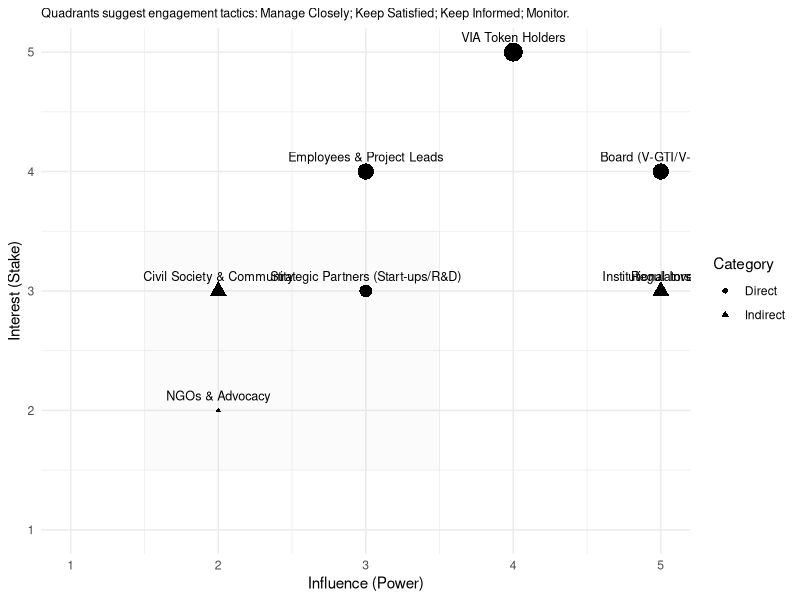

Source code (R):
## ---- chunk 1
#| label: stakeholder-map-viridis
#| fig-cap: "VIRIDIS stakeholder map on a Power–Interest grid (1=low, 5=high)."
#| echo: false
#| warning: false
#| message: false
#| fig-width: 7
#| fig-height: 5

library(ggplot2)

stake <- data.frame(
  Group = c("Board (V-GTI/V-ECO)",
            "VIA Token Holders",
            "Employees & Project Leads",
            "Strategic Partners (Start-ups/R&D)",
            "Regulators",
            "Institutional Investors",
            "Civil Society & Community",
            "NGOs & Advocacy"),
  Influence = c(5, 4, 3, 3, 5, 5, 2, 2),
  Interest  = c(4, 5, 4, 3, 3, 3, 3, 2),
  Category  = c("Direct","Direct","Direct","Direct","Indirect","Indirect","Indirect","Indirect")
)

# Base plot with quadrant guides (works well in grayscale; uses shape/size to distinguish)
ggplot(stake, aes(x = Influence, y = Interest)) +
  # Quadrant rectangles (light grey fill so it prints well)
  annotate("rect", xmin=3.5, xmax=5.5, ymin=3.5, ymax=5.5, alpha=0.05) + # Manage Closely
  annotate("rect", xmin=3.5, xmax=5.5, ymin=1.5, ymax=3.5, alpha=0.03) + # Keep Satisfied
  annotate("rect", xmin=1.5, xmax=3.5, ymin=3.5, ymax=5.5, alpha=0.03) + # Keep Informed
  annotate("rect", xmin=1.5, xmax=3.5, ymin=1.5, ymax=3.5, alpha=0.02) + # Monitor
  geom_point(aes(shape = Category, size = Interest), stroke = 0.6) +
  geom_text(aes(label = Group), vjust = -1.0, size = 3.2) +
  scale_x_continuous(breaks = 1:5, limits = c(1,5)) +
  scale_y_continuous(breaks = 1:5, limits = c(1,5)) +
  scale_shape_manual(values = c(16, 17)) +  # Direct=solid circle, Indirect=triangle
  guides(size = "none") +
  labs(x = "Influence (Power)", y = "Interest (Stake)",
       subtitle = "Quadrants suggest engagement tactics: Manage Closely; Keep Satisfied; Keep Informed; Monitor.") +
  theme_minimal() +
  theme(plot.subtitle = element_text(size = 9))
